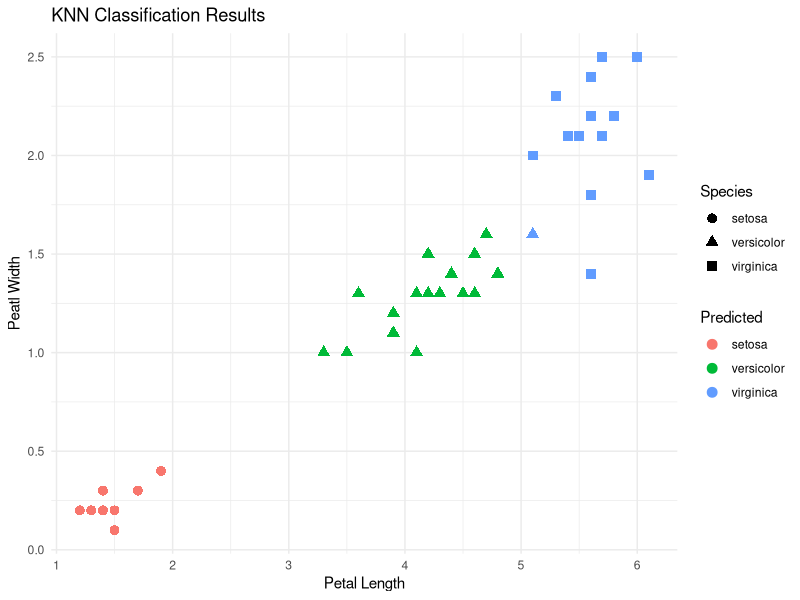

This figure's R source:
library(class)
library(ggplot2)


data<-iris

set.seed(123)
train_index<-sample(1:nrow(data),0.7 * nrow(data))
train<-data[train_index,]
test<-data[-train_index,]

#train knn model
k<-3
prediction<-knn(train[,-5],test[-5],train$Species,k)

accuracy<-mean(prediction==test$Species)
print(paste("Accuracy:",round(accuracy,2)))

test$Predicted<- prediction
ggplot(test,aes(x=Petal.Length,y=Petal.Width,color=Predicted,shape=Species))+
  geom_point(size=3)+
  labs(title="KNN Classification Results",x="Petal Length",y="Peatl Width")+
  theme_minimal()





